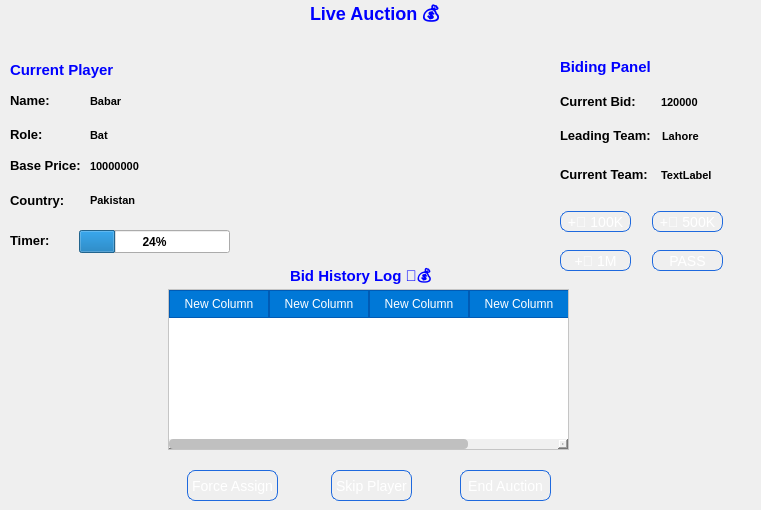
   <widget class="QWidget" name="page_2">
    <widget class="QLabel" name="label_7">
     <property name="geometry">
      <rect>
       <x>10</x>
       <y>60</y>
       <width>111</width>
       <height>20</height>
      </rect>
     </property>
     <property name="font">
      <font>
       <pointsize>-1</pointsize>
       <bold>true</bold>
      </font>
     </property>
     <property name="styleSheet">
      <string notr="true">QLabel{
color:blue;
font-size:15px;
}</string>
     </property>
     <property name="text">
      <string>Current Player</string>
     </property>
    </widget>
    <widget class="QLabel" name="label_8">
     <property name="geometry">
      <rect>
       <x>10</x>
       <y>90</y>
       <width>51</width>
       <height>20</height>
      </rect>
     </property>
     <property name="font">
      <font>
       <pointsize>-1</pointsize>
       <bold>true</bold>
      </font>
     </property>
     <property name="styleSheet">
      <string notr="true">QLabel{
font-size:13px;
}</string>
     </property>
     <property name="text">
      <string>Name:</string>
     </property>
    </widget>
    <widget class="QLabel" name="label_9">
     <property name="geometry">
      <rect>
       <x>10</x>
       <y>124</y>
       <width>51</width>
       <height>20</height>
      </rect>
     </property>
     <property name="font">
      <font>
       <pointsize>-1</pointsize>
       <bold>true</bold>
      </font>
     </property>
     <property name="styleSheet">
      <string notr="true">QLabel{
font-size:13px;
}</string>
     </property>
     <property name="text">
      <string>Role:</string>
     </property>
    </widget>
    <widget class="QLabel" name="label_10">
     <property name="geometry">
      <rect>
       <x>10</x>
       <y>155</y>
       <width>71</width>
       <height>20</height>
      </rect>
     </property>
     <property name="font">
      <font>
       <pointsize>-1</pointsize>
       <bold>true</bold>
      </font>
     </property>
     <property name="styleSheet">
      <string notr="true">QLabel{
font-size:13px;
}</string>
     </property>
     <property name="text">
      <string>Base Price:</string>
     </property>
    </widget>
    <widget class="QLabel" name="label_11">
     <property name="geometry">
      <rect>
       <x>10</x>
       <y>230</y>
       <width>61</width>
       <height>20</height>
      </rect>
     </property>
     <property name="font">
      <font>
       <pointsize>-1</pointsize>
       <bold>true</bold>
      </font>
     </property>
     <property name="styleSheet">
      <string notr="true">QLabel{
font-size:13px;
}</string>
     </property>
     <property name="text">
      <string>Timer:</string>
     </property>
    </widget>
    <widget class="QLabel" name="nameLabel">
     <property name="geometry">
      <rect>
       <x>90</x>
       <y>93</y>
       <width>81</width>
       <height>16</height>
      </rect>
     </property>
     <property name="font">
      <font>
       <pointsize>-1</pointsize>
       <bold>true</bold>
      </font>
     </property>
     <property name="styleSheet">
      <string notr="true">QLabel{
font-size:11px;
}</string>
     </property>
     <property name="text">
      <string>Babar</string>
     </property>
    </widget>
    <widget class="QLabel" name="roleLabel">
     <property name="geometry">
      <rect>
       <x>90</x>
       <y>127</y>
       <width>81</width>
       <height>16</height>
      </rect>
     </property>
     <property name="font">
      <font>
       <pointsize>-1</pointsize>
       <bold>true</bold>
      </font>
     </property>
     <property name="styleSheet">
      <string notr="true">QLabel{
font-size:11px;
}</string>
     </property>
     <property name="text">
      <string>Bat</string>
     </property>
    </widget>
    <widget class="QLabel" name="basePriceLabel">
     <property name="geometry">
      <rect>
       <x>90</x>
       <y>158</y>
       <width>81</width>
       <height>16</height>
      </rect>
     </property>
     <property name="font">
      <font>
       <pointsize>-1</pointsize>
       <bold>true</bold>
      </font>
     </property>
     <property name="styleSheet">
      <string notr="true">QLabel{
font-size:11px;
}</string>
     </property>
     <property name="text">
      <string>10000000</string>
     </property>
    </widget>
    <widget class="QProgressBar" name="timerProgressBar">
     <property name="geometry">
      <rect>
       <x>79</x>
       <y>230</y>
       <width>151</width>
       <height>23</height>
      </rect>
     </property>
     <property name="font">
      <font>
       <bold>true</bold>
      </font>
     </property>
     <property name="value">
      <number>24</number>
     </property>
    </widget>
    <widget class="QLabel" name="label_12">
     <property name="geometry">
      <rect>
       <x>560</x>
       <y>91</y>
       <width>91</width>
       <height>20</height>
      </rect>
     </property>
     <property name="font">
      <font>
       <pointsize>-1</pointsize>
       <bold>true</bold>
      </font>
     </property>
     <property name="styleSheet">
      <string notr="true">QLabel{
font-size:13px;
}</string>
     </property>
     <property name="text">
      <string>Current Bid:</string>
     </property>
    </widget>
    <widget class="QLabel" name="currentBidLabel">
     <property name="geometry">
      <rect>
       <x>661</x>
       <y>92</y>
       <width>71</width>
       <height>20</height>
      </rect>
     </property>
     <property name="font">
      <font>
       <pointsize>-1</pointsize>
       <bold>true</bold>
      </font>
     </property>
     <property name="styleSheet">
      <string notr="true">QLabel{
font-size:11px;
}</string>
     </property>
     <property name="text">
      <string>120000</string>
     </property>
    </widget>
    <widget class="QLabel" name="label_14">
     <property name="geometry">
      <rect>
       <x>560</x>
       <y>125</y>
       <width>91</width>
       <height>20</height>
      </rect>
     </property>
     <property name="font">
      <font>
       <pointsize>-1</pointsize>
       <bold>true</bold>
      </font>
     </property>
     <property name="styleSheet">
      <string notr="true">QLabel{
font-size:13px;
}</string>
     </property>
     <property name="text">
      <string>Leading Team:</string>
     </property>
    </widget>
    <widget class="QLabel" name="leadingTeamLabel">
     <property name="geometry">
      <rect>
       <x>662</x>
       <y>126</y>
       <width>71</width>
       <height>20</height>
      </rect>
     </property>
     <property name="font">
      <font>
       <pointsize>-1</pointsize>
       <bold>true</bold>
      </font>
     </property>
     <property name="styleSheet">
      <string notr="true">QLabel{
font-size:11px;
}</string>
     </property>
     <property name="text">
      <string>Lahore</string>
     </property>
    </widget>
    <widget class="QPushButton" name="bid100KBtn">
     <property name="geometry">
      <rect>
       <x>560</x>
       <y>211</y>
       <width>71</width>
       <height>21</height>
      </rect>
     </property>
     <property name="styleSheet">
      <string notr="true">/* Base style for all QPushButton */
QPushButton {
    /* Gradient background */
    background-color: qlineargradient(
        x1:0, y1:0, x2:0, y2:1,
        stop:0 #6db3f2, stop:1 #1e69de
    );
    color: white;
    border: 1px solid #1e69de;
    border-radius: 8px;
    font-size: 14px;
}

/* Hover state */
QPushButton:hover {
    background-color: qlineargradient(
        x1:0, y1:0, x2:0, y2:1,
        stop:0 #7dc4f4, stop:1 #2a7ae0
    );
}

/* Pressed state */
QPushButton:pressed {
    background-color: qlineargradient(
        x1:0, y1:0, x2:0, y2:1,
        stop:0 #1e69de, stop:1 #6db3f2
    );
    padding-top: 7px; /* slight shift */
}

/* Disabled state */
QPushButton:disabled {
    background-color: #cccccc;
    color: #777777;
    border: 1px solid #999999;
}

/* Example for a flat/icon-only button with objectName &quot;homeButton&quot; */
QPushButton#homeButton {
    background: transparent;
    border: none;
    padding: 4px;
}

/* If you need icon size via style */
QPushButton {
    /* adjust icon size if needed */
    qproperty-iconSize: 24px;
}

/* Optional: different styles for primary vs secondary */
QPushButton.primary {
    background-color: #27ae60;
    border: 1px solid #1e8449;
}
QPushButton.primary:hover {
    background-color: #2ecc71;
}
QPushButton.secondary {
    background-color: #f39c12;
    border: 1px solid #d68910;
}
QPushButton.secondary:hover {
    background-color: #f1c40f;
}
</string>
     </property>
     <property name="text">
      <string>+💸 100K</string>
     </property>
    </widget>
    <widget class="QPushButton" name="bid500KBtn">
     <property name="geometry">
      <rect>
       <x>652</x>
       <y>211</y>
       <width>71</width>
       <height>21</height>
      </rect>
     </property>
     <property name="styleSheet">
      <string notr="true">/* Base style for all QPushButton */
QPushButton {
    /* Gradient background */
    background-color: qlineargradient(
        x1:0, y1:0, x2:0, y2:1,
        stop:0 #6db3f2, stop:1 #1e69de
    );
    color: white;
    border: 1px solid #1e69de;
    border-radius: 8px;
    font-size: 14px;
}

/* Hover state */
QPushButton:hover {
    background-color: qlineargradient(
        x1:0, y1:0, x2:0, y2:1,
        stop:0 #7dc4f4, stop:1 #2a7ae0
    );
}

/* Pressed state */
QPushButton:pressed {
    background-color: qlineargradient(
        x1:0, y1:0, x2:0, y2:1,
        stop:0 #1e69de, stop:1 #6db3f2
    );
    padding-top: 7px; /* slight shift */
}

/* Disabled state */
QPushButton:disabled {
    background-color: #cccccc;
    color: #777777;
    border: 1px solid #999999;
}

/* Example for a flat/icon-only button with objectName &quot;homeButton&quot; */
QPushButton#homeButton {
    background: transparent;
    border: none;
    padding: 4px;
}

/* If you need icon size via style */
QPushButton {
    /* adjust icon size if needed */
    qproperty-iconSize: 24px;
}

/* Optional: different styles for primary vs secondary */
QPushButton.primary {
    background-color: #27ae60;
    border: 1px solid #1e8449;
}
QPushButton.primary:hover {
    background-color: #2ecc71;
}
QPushButton.secondary {
    background-color: #f39c12;
    border: 1px solid #d68910;
}
QPushButton.secondary:hover {
    background-color: #f1c40f;
}
</string>
     </property>
     <property name="text">
      <string>+💸 500K</string>
     </property>
    </widget>
    <widget class="QPushButton" name="bid1MBtn">
     <property name="geometry">
      <rect>
       <x>560</x>
       <y>250</y>
       <width>71</width>
       <height>21</height>
      </rect>
     </property>
     <property name="styleSheet">
      <string notr="true">/* Base style for all QPushButton */
QPushButton {
    /* Gradient background */
    background-color: qlineargradient(
        x1:0, y1:0, x2:0, y2:1,
        stop:0 #6db3f2, stop:1 #1e69de
    );
    color: white;
    border: 1px solid #1e69de;
    border-radius: 8px;
    font-size: 14px;
}

/* Hover state */
QPushButton:hover {
    background-color: qlineargradient(
        x1:0, y1:0, x2:0, y2:1,
        stop:0 #7dc4f4, stop:1 #2a7ae0
    );
}

/* Pressed state */
QPushButton:pressed {
    background-color: qlineargradient(
        x1:0, y1:0, x2:0, y2:1,
        stop:0 #1e69de, stop:1 #6db3f2
    );
    padding-top: 7px; /* slight shift */
}

/* Disabled state */
QPushButton:disabled {
    background-color: #cccccc;
    color: #777777;
    border: 1px solid #999999;
}

/* Example for a flat/icon-only button with objectName &quot;homeButton&quot; */
QPushButton#homeButton {
    background: transparent;
    border: none;
    padding: 4px;
}

/* If you need icon size via style */
QPushButton {
    /* adjust icon size if needed */
    qproperty-iconSize: 24px;
}

/* Optional: different styles for primary vs secondary */
QPushButton.primary {
    background-color: #27ae60;
    border: 1px solid #1e8449;
}
QPushButton.primary:hover {
    background-color: #2ecc71;
}
QPushButton.secondary {
    background-color: #f39c12;
    border: 1px solid #d68910;
}
QPushButton.secondary:hover {
    background-color: #f1c40f;
}
</string>
     </property>
     <property name="text">
      <string>+💸 1M</string>
     </property>
    </widget>
    <widget class="QPushButton" name="passBtn">
     <property name="geometry">
      <rect>
       <x>652</x>
       <y>250</y>
       <width>71</width>
       <height>21</height>
      </rect>
     </property>
     <property name="styleSheet">
      <string notr="true">/* Base style for all QPushButton */
QPushButton {
    /* Gradient background */
    background-color: qlineargradient(
        x1:0, y1:0, x2:0, y2:1,
        stop:0 #6db3f2, stop:1 #1e69de
    );
    color: white;
    border: 1px solid #1e69de;
    border-radius: 8px;
    font-size: 14px;
}

/* Hover state */
QPushButton:hover {
    background-color: qlineargradient(
        x1:0, y1:0, x2:0, y2:1,
        stop:0 #7dc4f4, stop:1 #2a7ae0
    );
}

/* Pressed state */
QPushButton:pressed {
    background-color: qlineargradient(
        x1:0, y1:0, x2:0, y2:1,
        stop:0 #1e69de, stop:1 #6db3f2
    );
    padding-top: 7px; /* slight shift */
}

/* Disabled state */
QPushButton:disabled {
    background-color: #cccccc;
    color: #777777;
    border: 1px solid #999999;
}

/* Example for a flat/icon-only button with objectName &quot;homeButton&quot; */
QPushButton#homeButton {
    background: transparent;
    border: none;
    padding: 4px;
}

/* If you need icon size via style */
QPushButton {
    /* adjust icon size if needed */
    qproperty-iconSize: 24px;
}

/* Optional: different styles for primary vs secondary */
QPushButton.primary {
    background-color: #27ae60;
    border: 1px solid #1e8449;
}
QPushButton.primary:hover {
    background-color: #2ecc71;
}
QPushButton.secondary {
    background-color: #f39c12;
    border: 1px solid #d68910;
}
QPushButton.secondary:hover {
    background-color: #f1c40f;
}
</string>
     </property>
     <property name="text">
      <string>PASS</string>
     </property>
    </widget>
    <widget class="QLabel" name="label_16">
     <property name="geometry">
      <rect>
       <x>560</x>
       <y>57</y>
       <width>101</width>
       <height>20</height>
      </rect>
     </property>
     <property name="font">
      <font>
       <pointsize>-1</pointsize>
       <bold>true</bold>
      </font>
     </property>
     <property name="styleSheet">
      <string notr="true">QLabel{
color:blue;
font-size:15px;
}</string>
     </property>
     <property name="text">
      <string>Biding Panel</string>
     </property>
    </widget>
    <widget class="QLabel" name="label_20">
     <property name="geometry">
      <rect>
       <x>310</x>
       <y>0</y>
       <width>141</width>
       <height>31</height>
      </rect>
     </property>
     <property name="font">
      <font>
       <pointsize>-1</pointsize>
       <bold>true</bold>
      </font>
     </property>
     <property name="styleSheet">
      <string notr="true">QLabel{
color:blue;
font-size:18px;
}</string>
     </property>
     <property name="text">
      <string>Live Auction 💰</string>
     </property>
    </widget>
    <widget class="QLabel" name="label_21">
     <property name="geometry">
      <rect>
       <x>290</x>
       <y>267</y>
       <width>161</width>
       <height>20</height>
      </rect>
     </property>
     <property name="font">
      <font>
       <pointsize>-1</pointsize>
       <bold>true</bold>
      </font>
     </property>
     <property name="styleSheet">
      <string notr="true">QLabel{
color:blue;
font-size:15px;
}</string>
     </property>
     <property name="text">
      <string>Bid History Log 📜💰</string>
     </property>
    </widget>
    <widget class="QTableWidget" name="historyTableWidget">
     <property name="geometry">
      <rect>
       <x>168</x>
       <y>289</y>
       <width>401</width>
       <height>161</height>
      </rect>
     </property>
     <property name="styleSheet">
      <string notr="true">QTableWidget QHeaderView::section {
    background-color: #0078D7;  /* blue */
    color: white;
    padding: 4px;
    border: 1px solid #005BB5;
}

/* Base table style */
QTableWidget {
    background-color: #ffffff;
    gridline-color: #cccccc;
    alternate-background-color: #f9f9f9;
    selection-background-color: #4285f4;
    selection-color: white;
    font-size: 13px;
}

/* Alternating row colors */
QTableWidget::item:!selected {
    background-color: #ffffff;
}
QTableWidget::item:alternate {
    background-color: #f9f9f9;
}

/* Hover effect */
QTableWidget::item:hover {
    background-color: #e8f0fe;
}

/* Selected item */
QTableWidget::item:selected {
    background-color: #4285f4;
    color: white;
}

/* Remove focus rectangle */
QTableWidget::item:focus {
    outline: none;
}

/* Scrollbar styling */
QScrollBar:vertical {
    background: #f0f0f0;
    width: 10px;
    margin: 0px;
}
QScrollBar::handle:vertical {
    background: #c0c0c0;
    min-height: 20px;
    border-radius: 4px;
}
QScrollBar::add-line:vertical, QScrollBar::sub-line:vertical {
    height: 0;
}
QScrollBar:horizontal {
    background: #f0f0f0;
    height: 10px;
    margin: 0px;
}
QScrollBar::handle:horizontal {
    background: #c0c0c0;
    min-width: 20px;
    border-radius: 4px;
}

/* Cell padding */
QTableWidget::item {
    padding: 4px 8px;
}</string>
     </property>
     <column>
      <property name="text">
       <string>New Column</string>
      </property>
     </column>
     <column>
      <property name="text">
       <string>New Column</string>
      </property>
     </column>
     <column>
      <property name="text">
       <string>New Column</string>
      </property>
     </column>
     <column>
      <property name="text">
       <string>New Column</string>
      </property>
     </column>
    </widget>
    <widget class="QPushButton" name="forceAssignBtn">
     <property name="geometry">
      <rect>
       <x>187</x>
       <y>470</y>
       <width>91</width>
       <height>31</height>
      </rect>
     </property>
     <property name="styleSheet">
      <string notr="true">/* Base style for all QPushButton */
QPushButton {
    /* Gradient background */
    background-color: qlineargradient(
        x1:0, y1:0, x2:0, y2:1,
        stop:0 #6db3f2, stop:1 #1e69de
    );
    color: white;
    border: 1px solid #1e69de;
    border-radius: 8px;
    font-size: 14px;
}

/* Hover state */
QPushButton:hover {
    background-color: qlineargradient(
        x1:0, y1:0, x2:0, y2:1,
        stop:0 #7dc4f4, stop:1 #2a7ae0
    );
}

/* Pressed state */
QPushButton:pressed {
    background-color: qlineargradient(
        x1:0, y1:0, x2:0, y2:1,
        stop:0 #1e69de, stop:1 #6db3f2
    );
    padding-top: 7px; /* slight shift */
}

/* Disabled state */
QPushButton:disabled {
    background-color: #cccccc;
    color: #777777;
    border: 1px solid #999999;
}

/* Example for a flat/icon-only button with objectName &quot;homeButton&quot; */
QPushButton#homeButton {
    background: transparent;
    border: none;
    padding: 4px;
}

/* If you need icon size via style */
QPushButton {
    /* adjust icon size if needed */
    qproperty-iconSize: 24px;
}

/* Optional: different styles for primary vs secondary */
QPushButton.primary {
    background-color: #27ae60;
    border: 1px solid #1e8449;
}
QPushButton.primary:hover {
    background-color: #2ecc71;
}
QPushButton.secondary {
    background-color: #f39c12;
    border: 1px solid #d68910;
}
QPushButton.secondary:hover {
    background-color: #f1c40f;
}
</string>
     </property>
     <property name="text">
      <string>Force Assign</string>
     </property>
    </widget>
    <widget class="QPushButton" name="skipPlayerBtn">
     <property name="geometry">
      <rect>
       <x>331</x>
       <y>470</y>
       <width>81</width>
       <height>31</height>
      </rect>
     </property>
     <property name="styleSheet">
      <string notr="true">/* Base style for all QPushButton */
QPushButton {
    /* Gradient background */
    background-color: qlineargradient(
        x1:0, y1:0, x2:0, y2:1,
        stop:0 #6db3f2, stop:1 #1e69de
    );
    color: white;
    border: 1px solid #1e69de;
    border-radius: 8px;
    font-size: 14px;
}

/* Hover state */
QPushButton:hover {
    background-color: qlineargradient(
        x1:0, y1:0, x2:0, y2:1,
        stop:0 #7dc4f4, stop:1 #2a7ae0
    );
}

/* Pressed state */
QPushButton:pressed {
    background-color: qlineargradient(
        x1:0, y1:0, x2:0, y2:1,
        stop:0 #1e69de, stop:1 #6db3f2
    );
    padding-top: 7px; /* slight shift */
}

/* Disabled state */
QPushButton:disabled {
    background-color: #cccccc;
    color: #777777;
    border: 1px solid #999999;
}

/* Example for a flat/icon-only button with objectName &quot;homeButton&quot; */
QPushButton#homeButton {
    background: transparent;
    border: none;
    padding: 4px;
}

/* If you need icon size via style */
QPushButton {
    /* adjust icon size if needed */
    qproperty-iconSize: 24px;
}

/* Optional: different styles for primary vs secondary */
QPushButton.primary {
    background-color: #27ae60;
    border: 1px solid #1e8449;
}
QPushButton.primary:hover {
    background-color: #2ecc71;
}
QPushButton.secondary {
    background-color: #f39c12;
    border: 1px solid #d68910;
}
QPushButton.secondary:hover {
    background-color: #f1c40f;
}
</string>
     </property>
     <property name="text">
      <string>Skip Player</string>
     </property>
    </widget>
    <widget class="QPushButton" name="pushButton_9">
     <property name="geometry">
      <rect>
       <x>460</x>
       <y>470</y>
       <width>91</width>
       <height>31</height>
      </rect>
     </property>
     <property name="styleSheet">
      <string notr="true">/* Base style for all QPushButton */
QPushButton {
    /* Gradient background */
    background-color: qlineargradient(
        x1:0, y1:0, x2:0, y2:1,
        stop:0 #6db3f2, stop:1 #1e69de
    );
    color: white;
    border: 1px solid #1e69de;
    border-radius: 8px;
    font-size: 14px;
}

/* Hover state */
QPushButton:hover {
    background-color: qlineargradient(
        x1:0, y1:0, x2:0, y2:1,
        stop:0 #7dc4f4, stop:1 #2a7ae0
    );
}

/* Pressed state */
QPushButton:pressed {
    background-color: qlineargradient(
        x1:0, y1:0, x2:0, y2:1,
        stop:0 #1e69de, stop:1 #6db3f2
    );
    padding-top: 7px; /* slight shift */
}

/* Disabled state */
QPushButton:disabled {
    background-color: #cccccc;
    color: #777777;
    border: 1px solid #999999;
}

/* Example for a flat/icon-only button with objectName &quot;homeButton&quot; */
QPushButton#homeButton {
    background: transparent;
    border: none;
    padding: 4px;
}

/* If you need icon size via style */
QPushButton {
    /* adjust icon size if needed */
    qproperty-iconSize: 24px;
}

/* Optional: different styles for primary vs secondary */
QPushButton.primary {
    background-color: #27ae60;
    border: 1px solid #1e8449;
}
QPushButton.primary:hover {
    background-color: #2ecc71;
}
QPushButton.secondary {
    background-color: #f39c12;
    border: 1px solid #d68910;
}
QPushButton.secondary:hover {
    background-color: #f1c40f;
}
</string>
     </property>
     <property name="text">
      <string>End Auction</string>
     </property>
    </widget>
    <widget class="QLabel" name="label_13">
     <property name="geometry">
      <rect>
       <x>10</x>
       <y>190</y>
       <width>61</width>
       <height>20</height>
      </rect>
     </property>
     <property name="font">
      <font>
       <pointsize>-1</pointsize>
       <bold>true</bold>
      </font>
     </property>
     <property name="styleSheet">
      <string notr="true">QLabel{
font-size:13px;
}
</string>
     </property>
     <property name="text">
      <string>Country:</string>
     </property>
    </widget>
    <widget class="QLabel" name="countryLabel">
     <property name="geometry">
      <rect>
       <x>90</x>
       <y>190</y>
       <width>61</width>
       <height>20</height>
      </rect>
     </property>
     <property name="font">
      <font>
       <pointsize>-1</pointsize>
       <bold>true</bold>
      </font>
     </property>
     <property name="styleSheet">
      <string notr="true">QLabel{
font-size:11px;
}</string>
     </property>
     <property name="text">
      <string>Pakistan</string>
     </property>
    </widget>
    <widget class="QLabel" name="statusLabel">
     <property name="geometry">
      <rect>
       <x>661</x>
       <y>167</y>
       <width>91</width>
       <height>16</height>
      </rect>
     </property>
     <property name="font">
      <font>
       <pointsize>-1</pointsize>
       <bold>true</bold>
      </font>
     </property>
     <property name="styleSheet">
      <string notr="true">QLabel{
font-size:11px;
}</string>
     </property>
     <property name="text">
      <string>TextLabel</string>
     </property>
    </widget>
    <widget class="QLabel" name="label_15">
     <property name="geometry">
      <rect>
       <x>560</x>
       <y>164</y>
       <width>91</width>
       <height>20</height>
      </rect>
     </property>
     <property name="font">
      <font>
       <pointsize>-1</pointsize>
       <bold>true</bold>
      </font>
     </property>
     <property name="styleSheet">
      <string notr="true">QLabel{
font-size:13px;
}</string>
     </property>
     <property name="text">
      <string>Current Team:</string>
     </property>
    </widget>
   </widget>
